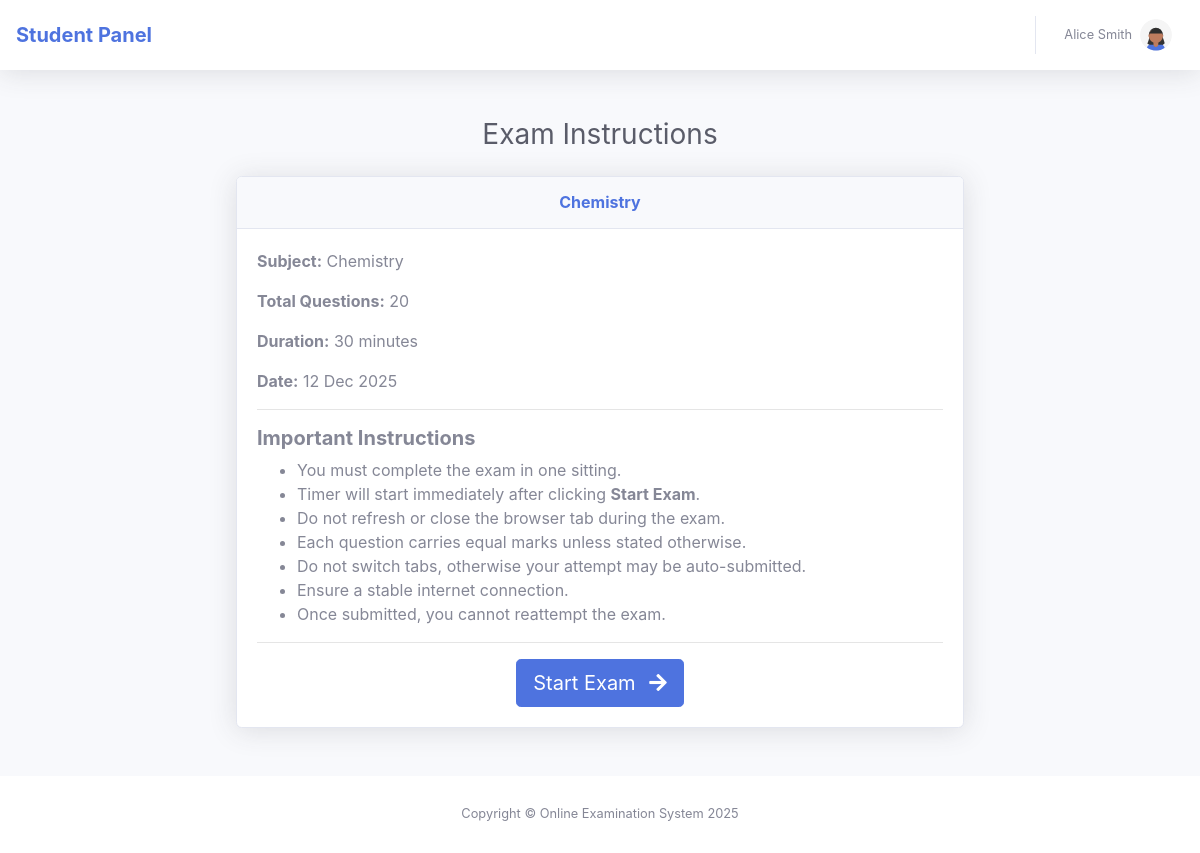
Before: /student.php?action=startExam&exam_id=12&link_id=64 (signed in) with the older database file.
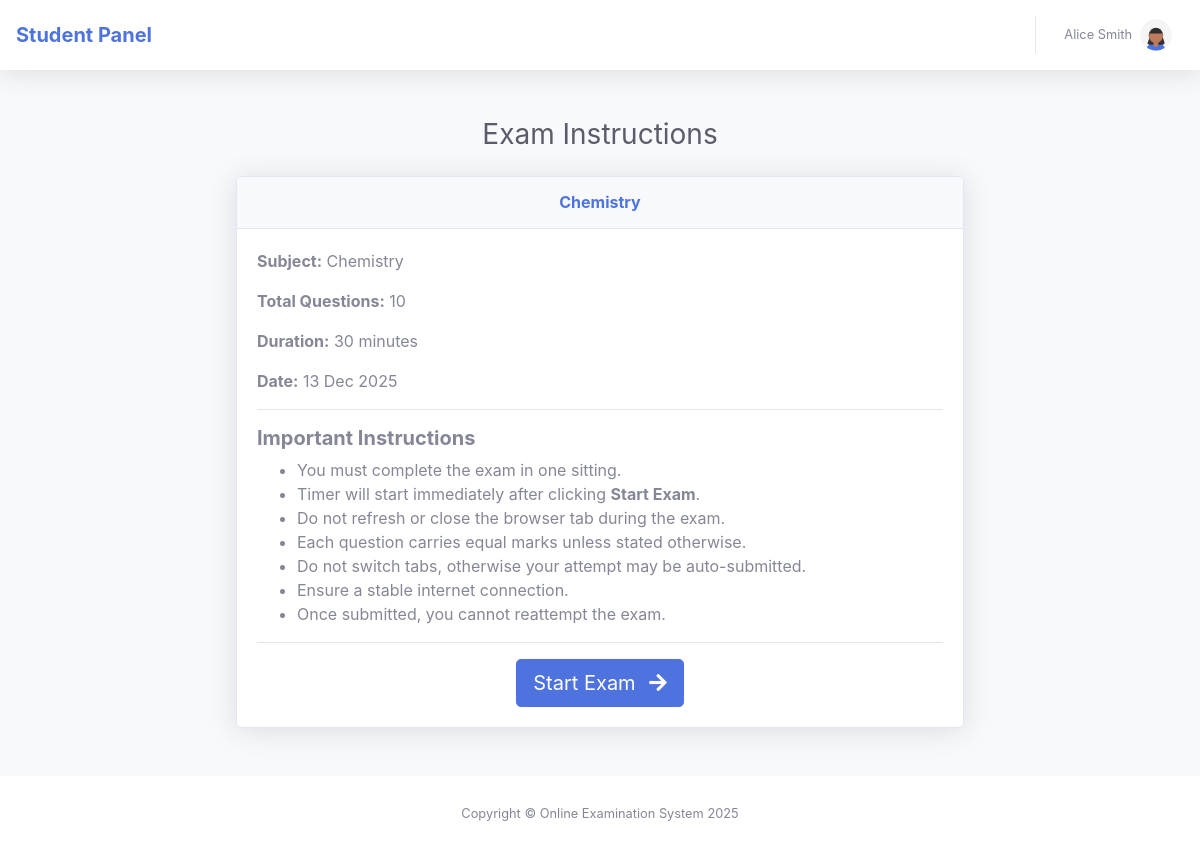
After: the same page with the newer database file.
### tables this page shows
CREATE TABLE `exams` (
  `exam_id` int(11) NOT NULL,
  `exam_title` varchar(200) NOT NULL,
  `exam_description` text DEFAULT NULL,
  `total_questions` int(11) DEFAULT 0,
  `total_marks` decimal(6,2) NOT NULL DEFAULT 0.00,
  `pass_marks` decimal(6,2) NOT NULL DEFAULT 0.00,
  `duration_minutes` int(11) DEFAULT 30,
  `shuffle_questions` tinyint(1) DEFAULT 1,
  `shuffle_options` tinyint(1) DEFAULT 1,
  `start_time` datetime DEFAULT NULL,
  `end_time` datetime DEFAULT NULL,
  `negative_marking` decimal(5,2) DEFAULT 0.00,
  `status` enum('Active','Inactive') DEFAULT 'Inactive',
  `assign_type` enum('class','individual') DEFAULT 'individual',
  `assign_data` text DEFAULT NULL,
  `created_at` timestamp NOT NULL DEFAULT current_timestamp(),
  `easy_percentage` int(11) DEFAULT 0,
  `medium_percentage` int(11) DEFAULT 0,
  `hard_percentage` int(11) DEFAULT 0
);

### templates/student/start_exam.php (the view, shortened to what this page needs)
<?php
include __DIR__ . "/header.php";
?>
<div id="content-wrapper" class="d-flex flex-column">
    <div id="content">
        <?php include __DIR__ . "/topbar.php"; ?>
        <div class="container-fluid px-5 py-4" style="max-width: 100%; width:100vw;">
            <h1 class="h3 mb-4 text-gray-800 text-center">
                Exam Instructions
            </h1>
            <div class="row justify-content-center">
                <div class="col-lg-8">
                    <div class="card shadow mb-4">
                        <div class="card-header py-3">
                            <h6 class="m-0 font-weight-bold text-primary text-center">
                                <?= htmlspecialchars($exam['exam_title'] ?? 'N/A'); ?>
                            </h6>
                        </div>
                        <div class="card-body">
                            <p><strong>Subject:</strong> <?= htmlspecialchars($exam['subject_name'] ?? 'N/A'); ?></p>
                            <p><strong>Total Questions:</strong> <?= intval($exam['total_questions'] ?? 0); ?></p>
                            <p><strong>Duration:</strong> <?= intval($exam['duration_minutes'] ?? 0); ?> minutes</p>
                            <p><strong>Date:</strong> <?= !empty($exam['start_time']) ? date("d M Y", strtotime($exam['start_time'])) : 'N/A'; ?></p>
                            <hr>
                            <h5 class="font-weight-bold">Important Instructions</h5>
                            <ul>
                                <li>You must complete the exam in one sitting.</li>
                                <li>Timer will start immediately after clicking <b>Start Exam</b>.</li>
                                <li>Do not refresh or close the browser tab during the exam.</li>
                                <li>Each question carries equal marks unless stated otherwise.</li>
                                <li>Do not switch tabs, otherwise your attempt may be auto-submitted.</li>
                                <li>Ensure a stable internet connection.</li>
                                <li>Once submitted, you cannot reattempt the exam.</li>
                            </ul>
                            <hr>
                            <div class="text-center">
                                <a href="student.php?action=liveExam&exam_id=<?= intval($exam['exam_id'] ?? 0); ?>"
                                   class="btn btn-lg btn-primary">
                                    Start Exam <i class="fas fa-arrow-right ml-2"></i>
                                </a>
                            </div>
                        </div>
                    </div>
                </div>
            </div>
        </div>
    </div>
    <?php include __DIR__ . "/footer.php"; ?>

Changed rows visible on the page:
changed exams "Chemistry": total_questions "20" → "10"; start_time "12 Dec 2025" → "13 Dec 2025"
